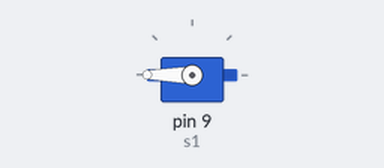
A sketch run on a simulated Arduino Uno, built with avr-gcc and run on an emulated ATmega328P. On the bench: servo.

Above: at 0.05 s.
At 2.35 s:
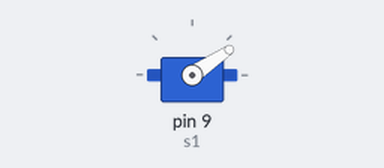
At 3.9 s:
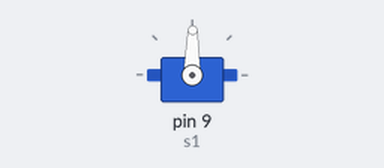
At 7.8 s:
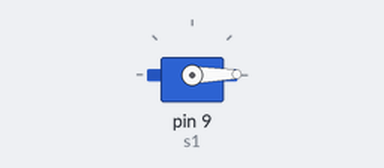
Timing chart, 0 to 10.2 s (numbered marks = the images above):
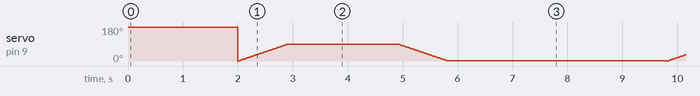

The sketch:

servoMotor_1.ino
```cpp
#include<Servo.h>
Servo s1;
void setup() {

  s1.attach(9);
  s1.write(180);
}

void loop() {
  delay(2000);

  for(int pos=0;pos<90;pos++)
  {
    s1.write(pos);
    delay(10);
  }
  delay(2000);
  for(int pos=90;pos>0;pos--)
  {
    s1.write(pos);
    delay(10);
  }
  delay(2000);
}
```
